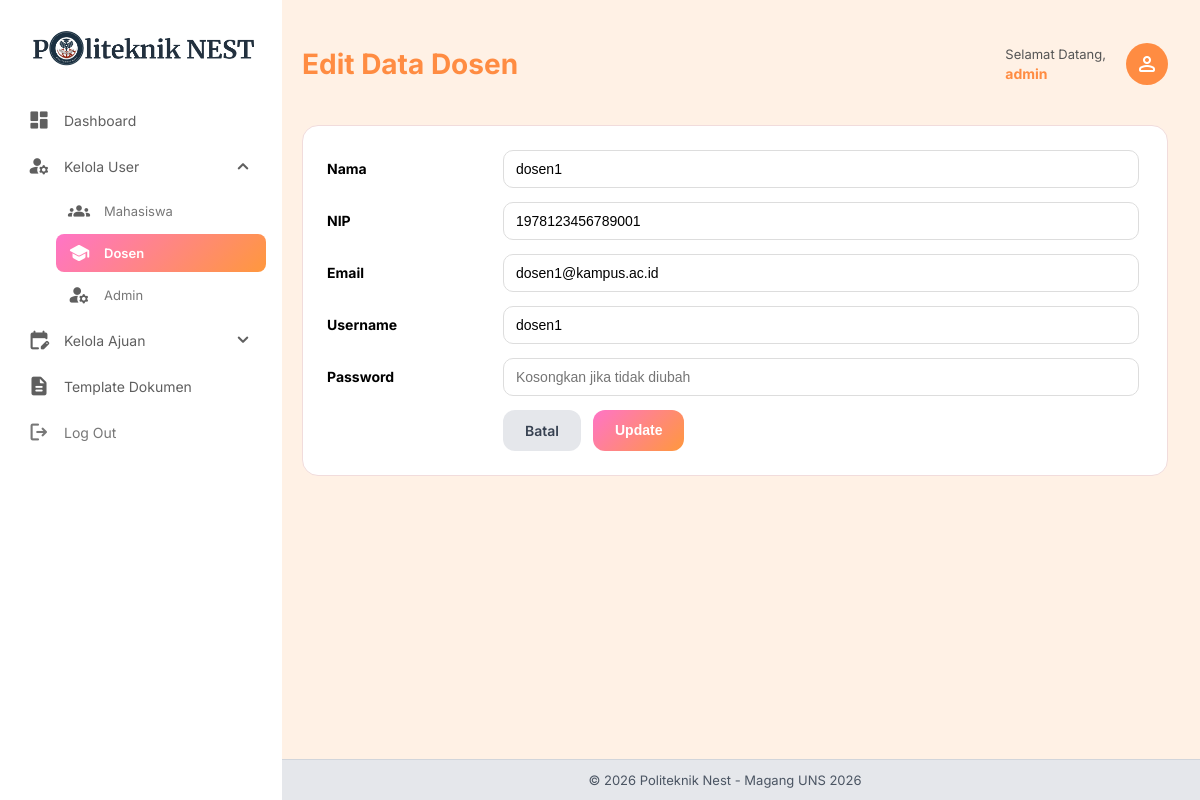
Page /admin/dosen/edit.php?id=1 (signed in) on the committed database.
### tables this page shows
CREATE TABLE `dosen` (
  `id` int NOT NULL,
  `nip` varchar(20) NOT NULL,
  `username` varchar(50) NOT NULL,
  `password` varchar(255) NOT NULL,
  `nama` varchar(100) NOT NULL,
  `email` varchar(100) DEFAULT NULL,
  `created_at` timestamp NULL DEFAULT CURRENT_TIMESTAMP
);

### admin/dosen/edit.php (the view, shortened to what this page needs)
<?php
require "../../config/connection.php";
$username = $_SESSION['user']['username'];
$id = $_GET['id'];
$stmt = $pdo->prepare("SELECT * FROM dosen WHERE id = ?");
$stmt->execute([$id]);
$dosen = $stmt->fetch(PDO::FETCH_ASSOC);
?>
<!DOCTYPE html>
<html lang="id">
<head>
</head>
<body>
<?php include "../sidebar.php"; ?>
<div class="main-content">
    <div class="topbar">
        <h1>Edit Data Dosen</h1>
        <div class="admin-info">
            <div class="admin-text">
                <span>Selamat Datang,</span><br>
                <b><?= htmlspecialchars($username) ?></b>
            </div>
            <div class="avatar">
                <span class="material-symbols-rounded" style="color:#fff">person</span>
            </div>
        </div>
    </div>
    <div class="form-card">
        <form method="POST">
            <div class="form-group">
                <label>Nama</label>
                <input type="text" name="nama" value="<?= htmlspecialchars($dosen['nama']) ?>" required>
            </div>
            <div class="form-group">
                <label>NIP</label>
                <input type="text" name="nip" value="<?= htmlspecialchars($dosen['nip']) ?>" required>
            </div>
            <div class="form-group">
                <label>Email</label>
                <input type="email" name="email" value="<?= htmlspecialchars($dosen['email']) ?>">
            </div>
            <div class="form-group">
                <label>Username</label>
                <input type="text" name="username" value="<?= htmlspecialchars($dosen['username']) ?>" required>
            </div>
            <div class="form-group">
                <label>Password</label>
                <input type="password" name="password" placeholder="Kosongkan jika tidak diubah">
            </div>
            <div class="form-actions">
                <a href="index.php" class="btn secondary">Batal</a>
                <button type="submit" class="btn">Update</button>
            </div>
        </form>
    </div>
</div>
</body>
</html>

### admin/dosen/edit.php (style rules this page uses)
.topbar { display:flex; justify-content:space-between; align-items:center; margin-bottom:25px }
.topbar h1 { color:#ff8c42; font-size:28px }
.admin-info { display:flex; align-items:left; gap:20px }
.admin-text span { font-size:13px; color:#555 }
.admin-text b { color:#ff8c42; font-size:14px }
.avatar { width:42px; height:42px; background:#ff8c42; border-radius:50%; display:flex; align-items:center; justify-content:center; }
.form-card { background: #fff; padding: 24px; border-radius: 16px; border: 1px solid #f1dcdc; }
.form-group { display: grid; grid-template-columns: 160px 1fr; align-items: center; gap: 16px; margin-bottom: 14px; padding-right: 30px; }
label { font-weight: 700; font-size: 14px; }
input { width: 100%; padding: 10px 12px; border-radius: 10px; border: 1px solid #ddd; font-size: 14px; }
.form-actions { display: flex; gap: 12px; margin-left: 176px; }
.btn { background: linear-gradient(135deg, #FF74C7, #FF983D); color: #fff; border: none; padding: 12px 22px; border-radius: 12px; font-weight: 600; cursor: pointer; text-decoration: none; font-size: 14px; }
.btn.secondary { background: #e5e7eb; color: #374151; }

### admin/sidebar.php (style rules this page uses)
:root { --pink: #FF74C7; --orange: #FF983D; --gradient: linear-gradient(135deg, #FF74C7, #FF983D); }
body { background-color: #FFF1E5; font-family: 'Inter', sans-serif !important; margin: 0; }
.main-content { margin-left: 270px; padding: 28px 32px; margin-bottom: 60px; }

### admin/footer.php (style rules this page uses)
:root { --pink: #FF74C7; --orange: #FF983D; --gradient: linear-gradient(135deg, #FF74C7, #FF983D); }

### rows in the picture
dosen: nama "dosen1", nip "1978123456789001", email "dosen1@kampus.ac.id", username "dosen1"

### other values in the picture
$username "admin"
